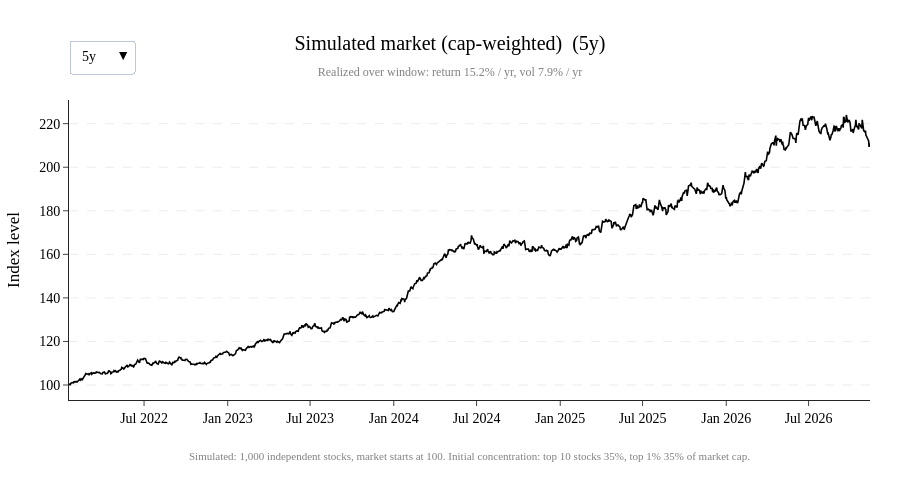

Here is the notebook cell this chart was saved with:
### Markdown cell above
### Part 1: Simulated Prices and Returns (Independent Stocks)

A baseline world with **no market, no factors, no structure**: every stock is an independent random walk.

**Model:** geometric Brownian motion. Each day, each stock's log return is

$$
\log\frac{P_{i,t}}{P_{i,t-1}} \sim \mathcal{N}\Big(\big(\mu_i - \tfrac{1}{2}\sigma_i^2\big)\Delta t,\ \sigma_i^2 \, \Delta t\Big), \qquad \Delta t = \tfrac{1}{252}
$$

The −½σ² term makes μ the expected annual simple return. Prices start at 100 and compound.

**Setup:**
- 1,000 stocks, 5 years of business days
- Each stock's true drift μ drawn uniformly from −10% to +20% a year (about a third negative)
- Each stock's true vol σ drawn uniformly from 15–60% a year
- Fixed random seed for reproducibility; true parameters stored for comparison

**Checks:**
- Realized vol matches true vol almost exactly (correlation ~0.99): 5 years of daily data pins down vol precisely
- Average pairwise correlation between stocks ≈ 0: no common driver
- Realized drift matches true drift **poorly**: 5 years is far too short to estimate expected returns. Risk is much easier to estimate than return.

### Code cell
caps, market, w0 = simulation.simulate_market_caps(prices)

# Top 10 stocks account for roughly 35% of the market concentration (real US market: top 10 roughly 30-40%)

simulation.plot_simulated_market(market, w0)

### Figure 1 — Plotly figure (JSON) as saved in the notebook; plotly's stock layout.template omitted (floating-point values rounded to 4 significant figures; data arrays with more than 128 entries replaced by an {"elided": "..."} marker saying what was removed)
{"data": [{"line": {"color": "black", "width": 1.6}, "mode": "lines", "name": "Market", "type": "scatter", "visible": true, "x": {"elided": "1260 str values"}, "y": {"elided": "1260 float values"}}, {"line": {"color": "black", "width": 1.6}, "mode": "lines", "name": "Market", "type": "scatter", "visible": false, "x": {"elided": "785 str values"}, "y": {"elided": "785 float values"}}, {"line": {"color": "black", "width": 1.6}, "mode": "lines", "name": "Market", "type": "scatter", "visible": false, "x": {"elided": "262 str values"}, "y": {"elided": "262 float values"}}, {"line": {"color": "black", "width": 1.6}, "mode": "lines", "name": "Market", "type": "scatter", "visible": false, "x": {"elided": "133 str values"}, "y": {"elided": "133 float values"}}], "layout": {"annotations": [{"font": {"color": "gray", "family": "Times New Roman", "size": 11}, "showarrow": false, "text": "Simulated: 1,000 independent stocks, market starts at 100. Initial concentration: top 10 stocks 35%, top 1% 35% of market cap.", "x": 0.5, "xanchor": "center", "xref": "paper", "y": -0.16, "yanchor": "top", "yref": "paper"}], "font": {"color": "black", "family": "Times New Roman", "size": 14}, "height": 480, "hovermode": "x unified", "legend": {"orientation": "h", "x": 1, "xanchor": "right", "y": 1.02, "yanchor": "bottom"}, "margin": {"b": 80, "l": 60, "r": 30, "t": 100}, "title": {"text": "Simulated market (cap-weighted)  (5y)<br><span style='font-size:12px;color:gray'>Realized over window: return 15.2% / yr, vol 7.9% / yr</span>", "x": 0.5}, "updatemenus": [{"active": 0, "bgcolor": "white", "buttons": [{"args": [{"visible": [true, false, false, false]}, {"title.text": "Simulated market (cap-weighted)  (5y)<br><span style='font-size:12px;color:gray'>Realized over window: return 15.2% / yr, vol 7.9% / yr</span>"}], "label": "5y", "method": "update"}, {"args": [{"visible": [false, true, false, false]}, {"title.text": "Simulated market (cap-weighted)  (3y)<br><span style='font-size:12px;color:gray'>Realized over window: return 15.5% / yr, vol 8.9% / yr</span>"}], "label": "3y", "method": "update"}, {"args": [{"visible": [false, false, true, false]}, {"title.text": "Simulated market (cap-weighted)  (1y)<br><span style='font-size:12px;color:gray'>Realized over window: return 11.3% / yr, vol 10.3% / yr</span>"}], "label": "1y", "method": "update"}, {"args": [{"visible": [false, false, false, true]}, {"title.text": "Simulated market (cap-weighted)  (6mo)<br><span style='font-size:12px;color:gray'>Realized over window: return 1.8% / yr, vol 10.7% / yr</span>"}], "label": "6mo", "method": "update"}], "font": {"color": "black", "family": "Times New Roman", "size": 14}, "x": 0, "xanchor": "left", "y": 1.2, "yanchor": "top"}], "width": 900, "xaxis": {"title": {}}, "yaxis": {"gridcolor": "rgba(0,0,0,0.08)", "griddash": "dash", "showgrid": true, "title": {"text": "Index level"}}}}
